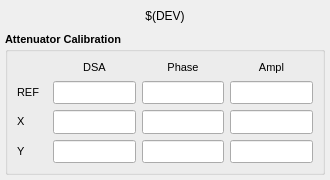
<?xml version="1.0" encoding="UTF-8"?>
<ui version="4.0">
 <class>MainWindow</class>
 <widget class="QMainWindow" name="MainWindow">
  <property name="geometry">
   <rect>
    <x>0</x>
    <y>0</y>
    <width>330</width>
    <height>180</height>
   </rect>
  </property>
  <property name="sizePolicy">
   <sizepolicy hsizetype="Fixed" vsizetype="Fixed">
    <horstretch>0</horstretch>
    <verstretch>0</verstretch>
   </sizepolicy>
  </property>
  <property name="minimumSize">
   <size>
    <width>330</width>
    <height>180</height>
   </size>
  </property>
  <property name="maximumSize">
   <size>
    <width>330</width>
    <height>250</height>
   </size>
  </property>
  <property name="windowTitle">
   <string>MainWindow</string>
  </property>
  <widget class="QWidget" name="centralwidget">
   <layout class="QVBoxLayout" name="verticalLayout">
    <property name="spacing">
     <number>5</number>
    </property>
    <property name="margin">
     <number>5</number>
    </property>
    <item>
     <spacer name="verticalSpacer">
      <property name="orientation">
       <enum>Qt::Vertical</enum>
      </property>
      <property name="sizeType">
       <enum>QSizePolicy::Fixed</enum>
      </property>
      <property name="sizeHint" stdset="0">
       <size>
        <width>20</width>
        <height>1</height>
       </size>
      </property>
     </spacer>
    </item>
    <item>
     <widget class="caLabel" name="caLabel_1">
      <property name="sizePolicy">
       <sizepolicy hsizetype="Expanding" vsizetype="Fixed">
        <horstretch>0</horstretch>
        <verstretch>0</verstretch>
       </sizepolicy>
      </property>
      <property name="minimumSize">
       <size>
        <width>0</width>
        <height>20</height>
       </size>
      </property>
      <property name="frameShape">
       <enum>QFrame::NoFrame</enum>
      </property>
      <property name="text">
       <string>$(DEV)</string>
      </property>
      <property name="alignment">
       <set>Qt::AlignAbsolute|Qt::AlignCenter|Qt::AlignHCenter|Qt::AlignVCenter</set>
      </property>
      <property name="fontScaleMode">
       <enum>ESimpleLabel::Height</enum>
      </property>
      <property name="foreground">
       <color>
        <red>0</red>
        <green>0</green>
        <blue>0</blue>
       </color>
      </property>
      <property name="background">
       <color alpha="0">
        <red>255</red>
        <green>255</green>
        <blue>255</blue>
       </color>
      </property>
     </widget>
    </item>
    <item>
     <spacer name="verticalSpacer_2">
      <property name="orientation">
       <enum>Qt::Vertical</enum>
      </property>
      <property name="sizeType">
       <enum>QSizePolicy::Fixed</enum>
      </property>
      <property name="sizeHint" stdset="0">
       <size>
        <width>20</width>
        <height>1</height>
       </size>
      </property>
     </spacer>
    </item>
    <item>
     <widget class="QGroupBox" name="groupBox_6">
      <property name="sizePolicy">
       <sizepolicy hsizetype="Preferred" vsizetype="Preferred">
        <horstretch>0</horstretch>
        <verstretch>0</verstretch>
       </sizepolicy>
      </property>
      <property name="minimumSize">
       <size>
        <width>0</width>
        <height>0</height>
       </size>
      </property>
      <property name="font">
       <font>
        <pointsize>8</pointsize>
        <weight>75</weight>
        <bold>true</bold>
       </font>
      </property>
      <property name="title">
       <string>Attenuator Calibration</string>
      </property>
      <layout class="QGridLayout" name="gridLayout_5">
       <item row="1" column="4">
        <widget class="QLabel" name="label_61">
         <property name="sizePolicy">
          <sizepolicy hsizetype="Preferred" vsizetype="Fixed">
           <horstretch>0</horstretch>
           <verstretch>0</verstretch>
          </sizepolicy>
         </property>
         <property name="minimumSize">
          <size>
           <width>30</width>
           <height>15</height>
          </size>
         </property>
         <property name="font">
          <font>
           <weight>50</weight>
           <bold>false</bold>
          </font>
         </property>
         <property name="text">
          <string>REF</string>
         </property>
         <property name="alignment">
          <set>Qt::AlignLeading|Qt::AlignLeft|Qt::AlignVCenter</set>
         </property>
        </widget>
       </item>
       <item row="0" column="5">
        <widget class="QLabel" name="label_53">
         <property name="sizePolicy">
          <sizepolicy hsizetype="Preferred" vsizetype="Fixed">
           <horstretch>0</horstretch>
           <verstretch>0</verstretch>
          </sizepolicy>
         </property>
         <property name="minimumSize">
          <size>
           <width>0</width>
           <height>15</height>
          </size>
         </property>
         <property name="font">
          <font>
           <weight>50</weight>
           <bold>false</bold>
          </font>
         </property>
         <property name="text">
          <string>DSA</string>
         </property>
         <property name="alignment">
          <set>Qt::AlignCenter</set>
         </property>
        </widget>
       </item>
       <item row="0" column="6">
        <widget class="QLabel" name="label_54">
         <property name="sizePolicy">
          <sizepolicy hsizetype="Preferred" vsizetype="Fixed">
           <horstretch>0</horstretch>
           <verstretch>0</verstretch>
          </sizepolicy>
         </property>
         <property name="minimumSize">
          <size>
           <width>0</width>
           <height>15</height>
          </size>
         </property>
         <property name="font">
          <font>
           <weight>50</weight>
           <bold>false</bold>
          </font>
         </property>
         <property name="text">
          <string>Phase</string>
         </property>
         <property name="alignment">
          <set>Qt::AlignCenter</set>
         </property>
        </widget>
       </item>
       <item row="0" column="7">
        <widget class="QLabel" name="label_55">
         <property name="sizePolicy">
          <sizepolicy hsizetype="Preferred" vsizetype="Fixed">
           <horstretch>0</horstretch>
           <verstretch>0</verstretch>
          </sizepolicy>
         </property>
         <property name="minimumSize">
          <size>
           <width>0</width>
           <height>15</height>
          </size>
         </property>
         <property name="font">
          <font>
           <weight>50</weight>
           <bold>false</bold>
          </font>
         </property>
         <property name="text">
          <string>Ampl</string>
         </property>
         <property name="alignment">
          <set>Qt::AlignCenter</set>
         </property>
        </widget>
       </item>
       <item row="2" column="4">
        <widget class="QLabel" name="label_62">
         <property name="sizePolicy">
          <sizepolicy hsizetype="Preferred" vsizetype="Fixed">
           <horstretch>0</horstretch>
           <verstretch>0</verstretch>
          </sizepolicy>
         </property>
         <property name="minimumSize">
          <size>
           <width>30</width>
           <height>15</height>
          </size>
         </property>
         <property name="font">
          <font>
           <weight>50</weight>
           <bold>false</bold>
          </font>
         </property>
         <property name="text">
          <string>X</string>
         </property>
         <property name="alignment">
          <set>Qt::AlignLeading|Qt::AlignLeft|Qt::AlignVCenter</set>
         </property>
        </widget>
       </item>
       <item row="3" column="4">
        <widget class="QLabel" name="label_63">
         <property name="sizePolicy">
          <sizepolicy hsizetype="Preferred" vsizetype="Fixed">
           <horstretch>0</horstretch>
           <verstretch>0</verstretch>
          </sizepolicy>
         </property>
         <property name="minimumSize">
          <size>
           <width>30</width>
           <height>15</height>
          </size>
         </property>
         <property name="font">
          <font>
           <weight>50</weight>
           <bold>false</bold>
          </font>
         </property>
         <property name="text">
          <string>Y</string>
         </property>
         <property name="alignment">
          <set>Qt::AlignLeading|Qt::AlignLeft|Qt::AlignVCenter</set>
         </property>
        </widget>
       </item>
       <item row="1" column="5">
        <widget class="caLineEdit" name="calineedit">
         <property name="minimumSize">
          <size>
           <width>40</width>
           <height>20</height>
          </size>
         </property>
         <property name="font">
          <font>
           <family>Lucida Sans Typewriter</family>
           <pointsize>8</pointsize>
          </font>
         </property>
         <property name="alignment">
          <set>Qt::AlignRight|Qt::AlignTrailing|Qt::AlignVCenter</set>
         </property>
         <property name="channel" stdset="0">
          <string notr="true">$(DEV):REF-GAIN-FB-VAL-RD</string>
         </property>
         <property name="background">
          <color>
           <red>187</red>
           <green>187</green>
           <blue>187</blue>
          </color>
         </property>
         <property name="colorMode">
          <enum>caLineEdit::Static</enum>
         </property>
         <property name="fontScaleMode">
          <enum>caLineEdit::None</enum>
         </property>
        </widget>
       </item>
       <item row="2" column="5">
        <widget class="caLineEdit" name="calineedit_2">
         <property name="minimumSize">
          <size>
           <width>0</width>
           <height>20</height>
          </size>
         </property>
         <property name="font">
          <font>
           <family>Lucida Sans Typewriter</family>
           <pointsize>8</pointsize>
          </font>
         </property>
         <property name="alignment">
          <set>Qt::AlignRight|Qt::AlignTrailing|Qt::AlignVCenter</set>
         </property>
         <property name="channel" stdset="0">
          <string notr="true">$(DEV):X-GAIN-FB-VAL-RD</string>
         </property>
         <property name="background">
          <color>
           <red>187</red>
           <green>187</green>
           <blue>187</blue>
          </color>
         </property>
         <property name="colorMode">
          <enum>caLineEdit::Static</enum>
         </property>
         <property name="fontScaleMode">
          <enum>caLineEdit::None</enum>
         </property>
        </widget>
       </item>
       <item row="3" column="5">
        <widget class="caLineEdit" name="calineedit_3">
         <property name="minimumSize">
          <size>
           <width>0</width>
           <height>20</height>
          </size>
         </property>
         <property name="font">
          <font>
           <family>Lucida Sans Typewriter</family>
           <pointsize>8</pointsize>
          </font>
         </property>
         <property name="alignment">
          <set>Qt::AlignRight|Qt::AlignTrailing|Qt::AlignVCenter</set>
         </property>
         <property name="channel" stdset="0">
          <string notr="true">$(DEV):Y-GAIN-FB-VAL-RD</string>
         </property>
         <property name="background">
          <color>
           <red>187</red>
           <green>187</green>
           <blue>187</blue>
          </color>
         </property>
         <property name="colorMode">
          <enum>caLineEdit::Static</enum>
         </property>
         <property name="fontScaleMode">
          <enum>caLineEdit::None</enum>
         </property>
        </widget>
       </item>
       <item row="1" column="6">
        <widget class="caLineEdit" name="calineedit_4">
         <property name="minimumSize">
          <size>
           <width>40</width>
           <height>20</height>
          </size>
         </property>
         <property name="font">
          <font>
           <family>Lucida Sans Typewriter</family>
           <pointsize>8</pointsize>
          </font>
         </property>
         <property name="alignment">
          <set>Qt::AlignRight|Qt::AlignTrailing|Qt::AlignVCenter</set>
         </property>
         <property name="channel" stdset="0">
          <string notr="true">$(DEV):AC-R-PHASE-RD</string>
         </property>
         <property name="background">
          <color>
           <red>187</red>
           <green>187</green>
           <blue>187</blue>
          </color>
         </property>
         <property name="colorMode">
          <enum>caLineEdit::Static</enum>
         </property>
         <property name="fontScaleMode">
          <enum>caLineEdit::None</enum>
         </property>
        </widget>
       </item>
       <item row="1" column="7">
        <widget class="caLineEdit" name="calineedit_5">
         <property name="minimumSize">
          <size>
           <width>40</width>
           <height>20</height>
          </size>
         </property>
         <property name="font">
          <font>
           <family>Lucida Sans Typewriter</family>
           <pointsize>8</pointsize>
          </font>
         </property>
         <property name="alignment">
          <set>Qt::AlignRight|Qt::AlignTrailing|Qt::AlignVCenter</set>
         </property>
         <property name="channel" stdset="0">
          <string notr="true">$(DEV):AC-R-AMPL-RD</string>
         </property>
         <property name="background">
          <color>
           <red>187</red>
           <green>187</green>
           <blue>187</blue>
          </color>
         </property>
         <property name="colorMode">
          <enum>caLineEdit::Static</enum>
         </property>
         <property name="fontScaleMode">
          <enum>caLineEdit::None</enum>
         </property>
        </widget>
       </item>
       <item row="2" column="6">
        <widget class="caLineEdit" name="calineedit_6">
         <property name="minimumSize">
          <size>
           <width>40</width>
           <height>20</height>
          </size>
         </property>
         <property name="font">
          <font>
           <family>Lucida Sans Typewriter</family>
           <pointsize>8</pointsize>
          </font>
         </property>
         <property name="alignment">
          <set>Qt::AlignRight|Qt::AlignTrailing|Qt::AlignVCenter</set>
         </property>
         <property name="channel" stdset="0">
          <string notr="true">$(DEV):AC-X-PHASE-RD</string>
         </property>
         <property name="background">
          <color>
           <red>187</red>
           <green>187</green>
           <blue>187</blue>
          </color>
         </property>
         <property name="colorMode">
          <enum>caLineEdit::Static</enum>
         </property>
         <property name="fontScaleMode">
          <enum>caLineEdit::None</enum>
         </property>
        </widget>
       </item>
       <item row="2" column="7">
        <widget class="caLineEdit" name="calineedit_7">
         <property name="minimumSize">
          <size>
           <width>40</width>
           <height>20</height>
          </size>
         </property>
         <property name="font">
          <font>
           <family>Lucida Sans Typewriter</family>
           <pointsize>8</pointsize>
          </font>
         </property>
         <property name="alignment">
          <set>Qt::AlignRight|Qt::AlignTrailing|Qt::AlignVCenter</set>
         </property>
         <property name="channel" stdset="0">
          <string notr="true">$(DEV):AC-X-AMPL-RD</string>
         </property>
         <property name="background">
          <color>
           <red>187</red>
           <green>187</green>
           <blue>187</blue>
          </color>
         </property>
         <property name="colorMode">
          <enum>caLineEdit::Static</enum>
         </property>
         <property name="fontScaleMode">
          <enum>caLineEdit::None</enum>
         </property>
        </widget>
       </item>
       <item row="3" column="6">
        <widget class="caLineEdit" name="calineedit_8">
         <property name="minimumSize">
          <size>
           <width>40</width>
           <height>20</height>
          </size>
         </property>
         <property name="font">
          <font>
           <family>Lucida Sans Typewriter</family>
           <pointsize>8</pointsize>
          </font>
         </property>
         <property name="alignment">
          <set>Qt::AlignRight|Qt::AlignTrailing|Qt::AlignVCenter</set>
         </property>
         <property name="channel" stdset="0">
          <string notr="true">$(DEV):AC-Y-PHASE-RD</string>
         </property>
         <property name="background">
          <color>
           <red>187</red>
           <green>187</green>
           <blue>187</blue>
          </color>
         </property>
         <property name="colorMode">
          <enum>caLineEdit::Static</enum>
         </property>
         <property name="fontScaleMode">
          <enum>caLineEdit::None</enum>
         </property>
        </widget>
       </item>
       <item row="3" column="7">
        <widget class="caLineEdit" name="calineedit_9">
         <property name="minimumSize">
          <size>
           <width>40</width>
           <height>20</height>
          </size>
         </property>
         <property name="font">
          <font>
           <family>Lucida Sans Typewriter</family>
           <pointsize>8</pointsize>
          </font>
         </property>
         <property name="alignment">
          <set>Qt::AlignRight|Qt::AlignTrailing|Qt::AlignVCenter</set>
         </property>
         <property name="channel" stdset="0">
          <string notr="true">$(DEV):AC-Y-AMPL-RD</string>
         </property>
         <property name="background">
          <color>
           <red>187</red>
           <green>187</green>
           <blue>187</blue>
          </color>
         </property>
         <property name="colorMode">
          <enum>caLineEdit::Static</enum>
         </property>
         <property name="fontScaleMode">
          <enum>caLineEdit::None</enum>
         </property>
        </widget>
       </item>
      </layout>
     </widget>
    </item>
   </layout>
  </widget>
 </widget>
 <customwidgets>
  <customwidget>
   <class>caLabel</class>
   <extends>QLabel</extends>
   <header>caLabel</header>
  </customwidget>
  <customwidget>
   <class>caLineEdit</class>
   <extends>QLineEdit</extends>
   <header>caLineEdit</header>
  </customwidget>
 </customwidgets>
 <resources/>
 <connections/>
</ui>
